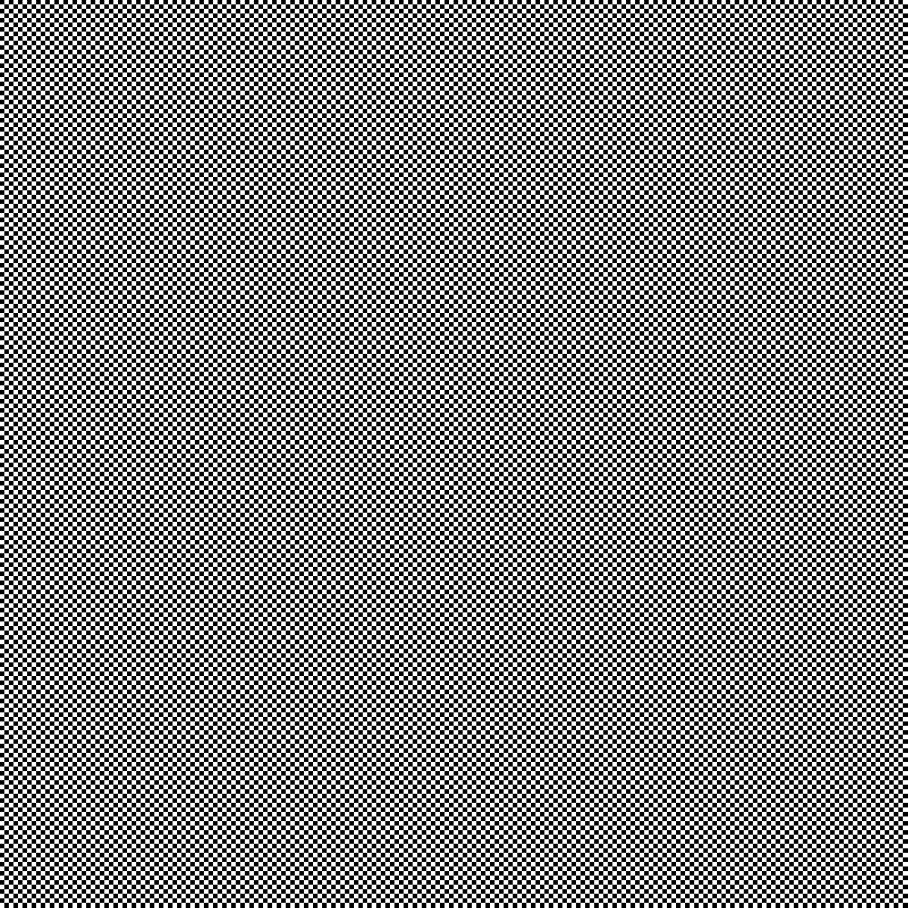
#> input picture examples/texture/images/pattern_big.png, 4536 x 4536 px (shown at 1/5 size)
$ python generate.py
#> lines starting #> are read from the running program, lines starting #| are printed output that depends on the picture
import cv2 as cv
import numpy as np

# [4 lines of commented-out code are left out]

img = cv.imread("pattern_big.png")
#> img is the input picture: shape (4536, 4536, 3); mean B, G, R 127.4, 127.4, 127.5
img =np.resize(img,[4096,4096,3])
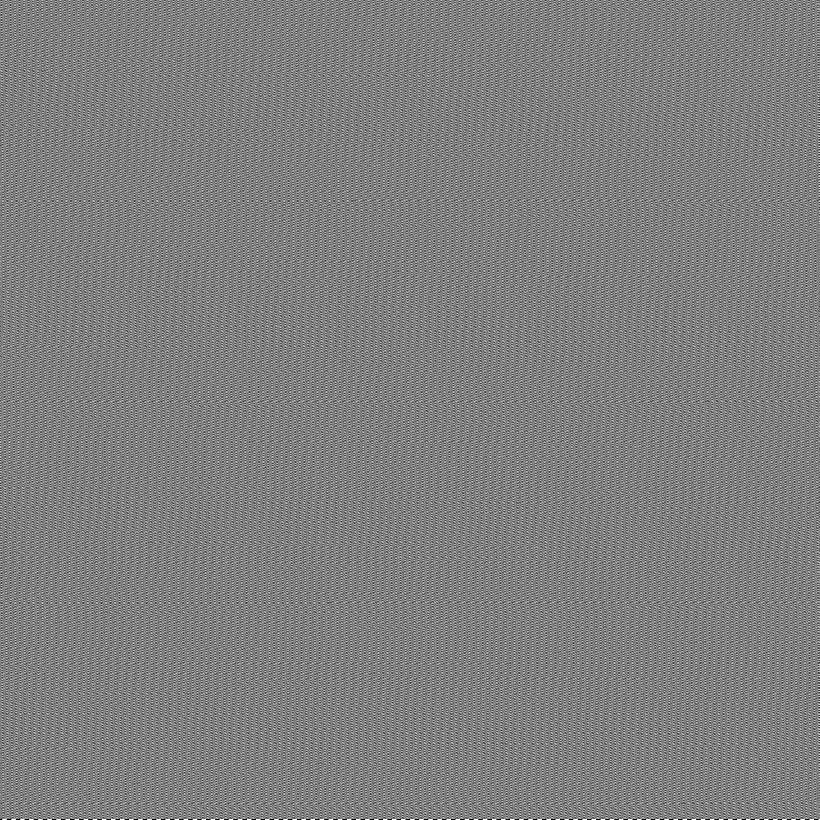
#> img: shape (4096, 4096, 3) (shown at 1/5 size); mean B, G, R 127.4, 127.4, 127.5
cv.imwrite("pattern_new.png",img)

$ run again, with examples/texture/images/tex.jpg saved as examples/texture/images/pattern_big.png
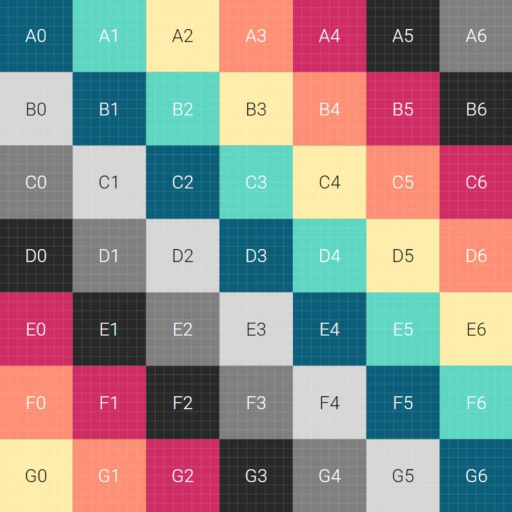
#> input picture examples/texture/images/tex.jpg, 1024 x 1024 px (shown at 1/2 size)
#> img is the input picture: shape (1024, 1024, 3); mean B, G, R 138.1, 140.7, 149.5
#> `img =np.resize(img,[4096,4096,3])`:
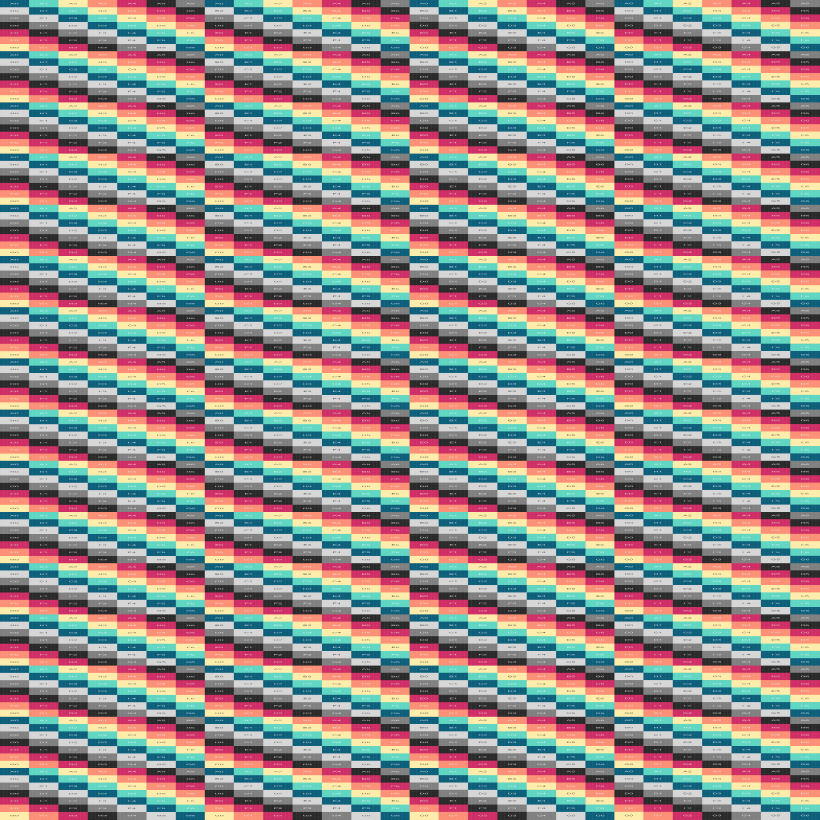
#> img: shape (4096, 4096, 3) (shown at 1/5 size); mean B, G, R 138.1, 140.7, 149.5
